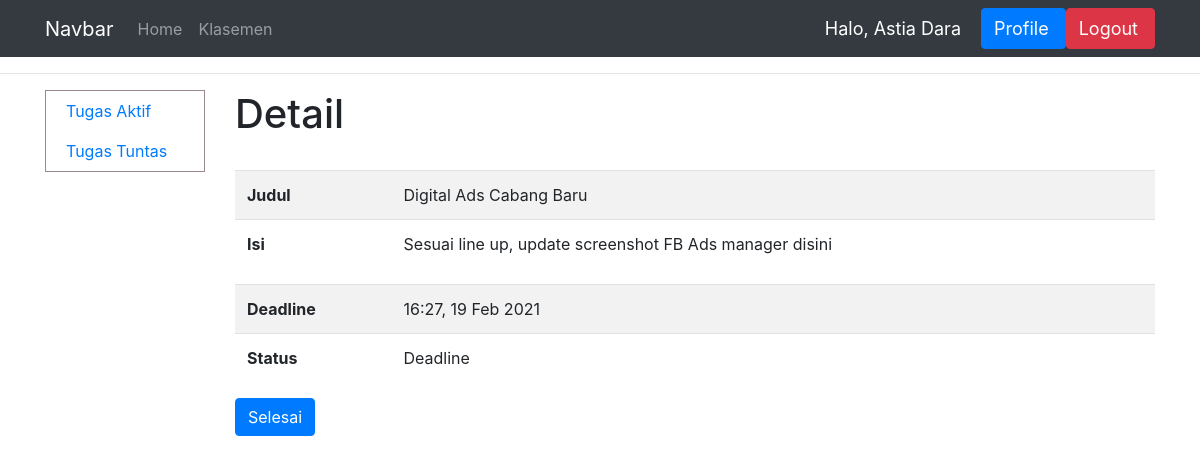
/detail_tugas_proyek/20 (signed in), run on an earlier commit of the app's database.
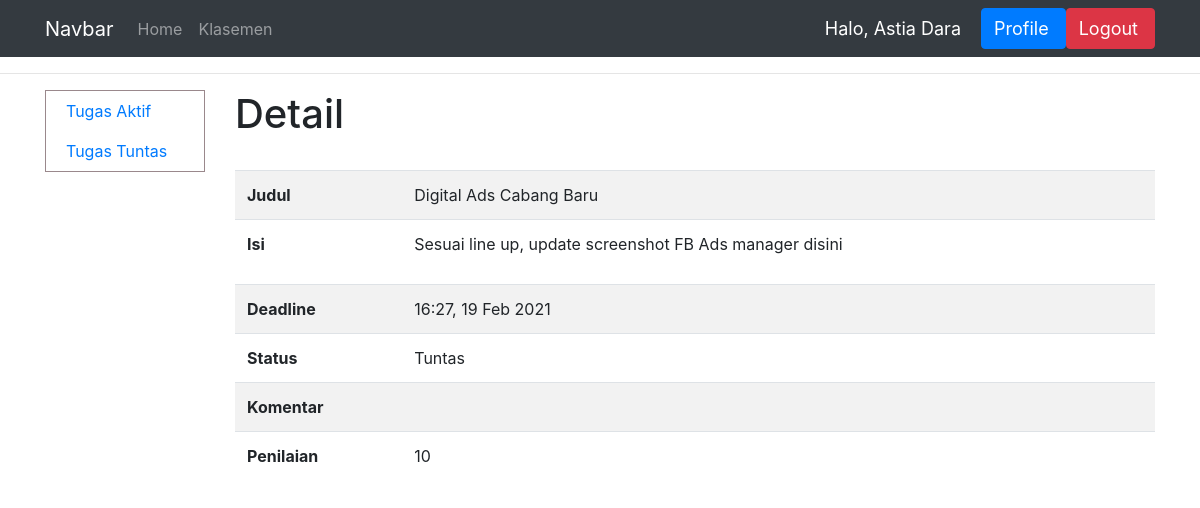
And on a later commit of the database.
### dashboard/models.py (models this page shows, shortened)
class TugasProyek(models.Model):
    STATUS = (
        ('Tuntas', 'Tuntas'),
        ('Hold', 'Hold'),
        ('On Progress', 'On Progress'),
        ('Selesai', 'Selesai'),
        ('Deadline', 'Deadline'),
        ('Terlambat', 'Terlambat')
    )
    pemilik_tugas = models.ForeignKey(User, on_delete=models.CASCADE)
    judul = models.CharField(max_length=150)
    isi = models.CharField(max_length=1000)
    deadline = models.DateTimeField('Deadline')
    status = models.CharField(max_length=15, choices=STATUS)
    bukti = models.CharField(max_length=100, null=True)
    penilaian = models.IntegerField(null=True)
    bagian = models.CharField(max_length = 100, null=True)
    komentar = models.CharField(max_length=1000)
    selesai_pada = models.DateTimeField('Selesai pada', null=True)
    link_bukti = models.CharField(max_length=1000, null=True)
    archive = models.BooleanField(null=True, default=False)
    ketuntasan = models.BooleanField(null=True, default=False)

### dashboard/views.py (the view)
# urls.py: path('detail_tugas_proyek/<int:id_tugas>', views.detail_tugas_proyek, name='detail_tugas_proyek'),
@login_required(login_url='login')
def detail_tugas_proyek(request, id_tugas):
    nama = request.user.first_name
    t = TugasProyek.objects.get(pk=id_tugas)
    manager = request.user.groups.filter(name='Manager').exists()
    context = {'nama' : nama, 'tugas' : t}
    context['nottuntas'] = True
    if not request.user.groups.filter(name='Eksekutif').exists() or request.user.last_name == 'Human Resource':
        context['data_kar'] = True
    if t.status == 'Tuntas':
        context['tuntas'] = True
        context['nottuntas'] = False
    if manager:
        context['sidebar_manager'] = True
    return render(request, 'eksekutif/detail_tugas_proyek.html', context)

### templates/eksekutif/detail_tugas_proyek.html
{% extends 'main.html' %}
{% block content %}
<hr>
<div class="container">
    <div class="row">
      {% if sidebar_manager %}
        {% include 'manager/sidebar.html' %}
      {% else %}
        {% include 'eksekutif/sidebar.html' %}
      {% endif %}
        <div class="col">
            <h1>Detail</h1>
            <br>
            <table class="table table-striped">
                <tbody>
                  <tr>
                    <th scope="row">Judul</th>
                    <td>{{tugas.judul}}</td>
                  </tr>
                  <tr>
                    <th scope="row">Isi</th>
                    <td>{{tugas.isi|linebreaks}}</td>
                  </tr>
                  <tr>
                    <th scope="row">Deadline</th>
                    <td>{{tugas.deadline|time:"H:i"}}, {{tugas.deadline|date:"d M Y"}}</td>
                  </tr>
                  <tr>
                      <th scope="row">Status</th>
                      <td>{{tugas.status}}</td>
                  </tr>
                  {% if tuntas %}
                  <tr>
                    <th scope="row">Komentar</th>
                    <td>{{tugas.komentar}}</td>
                  </tr>
                  <tr>
                    <th scope="row">Penilaian</th>
                    <td>{{tugas.penilaian}}</td>
                </tr>
                  {% endif %}
                </tbody>
              </table>
              {% if nottuntas %}
              <a class="btn btn-primary" href="{% url 'upload_dokumentasi_tp' tugas.id %}" role="button">Selesai</a>
              {% endif %}
        </div>
    </div>
</div>
{% endblock %}

What changed in the data, as far as the page shows it:
changed TugasProyek "Digital Ads Cabang Baru": status "Deadline" → "Tuntas"; penilaian (not shown) → "10"
Also different on the page:
text no longer shown: "Selesai"
text now shown: "Komentar Penilaian"
